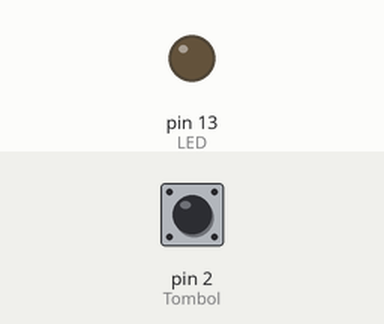
Simulated run of this sketch. Board: Arduino Uno, built with avr-gcc and run on an emulated ATmega328P. Shown: output pins drawn as LEDs (lit = HIGH). Dashed ring = blinking. The inputs (shaded band) are chosen by the test bench; at power-on: pin 2 (Tombol) HIGH.

Above: at 1.2 s.
1.3 s: pin 2 (Tombol) pulled LOW for 0.15 s
At 2.1 s:
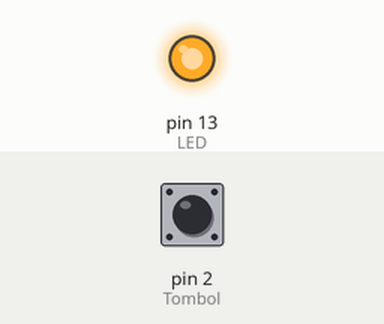
2.9 s: pin 2 (Tombol) pulled LOW for 3.2 s
At 3.11 s:
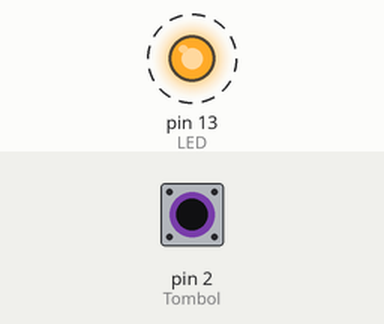
Timing chart, 0 to 7.6 s (numbered marks = the images above; inputs shaded):
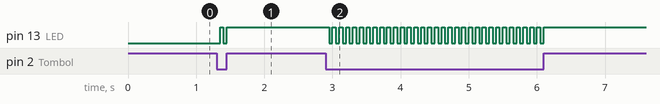

Measured:
- after the input at 1.3 s, pin 13 (LED): LOW → HIGH after 0.05 s, → LOW 0.05 s later, → HIGH 0.05 s later
- after the input at 2.9 s, pin 13 (LED): alternates HIGH for 0.05 s and LOW for 0.05 s, 64 changes in all, then stays HIGH, starting after 0.05 s

The sketch:

Proteus_Arduino.ino
```cpp
int LED = 13;
int Tombol = 2;
boolean LEDHIDUP = false;

void setup() {
  pinMode(LED, OUTPUT);
  pinMode(Tombol, INPUT_PULLUP);
}

void loop() {
  int kondisi = digitalRead(Tombol);

  if(kondisi==LOW)
  {
    delay(50);
    LEDHIDUP =! LEDHIDUP;
    digitalWrite(LED, LEDHIDUP);
  }

}
```
